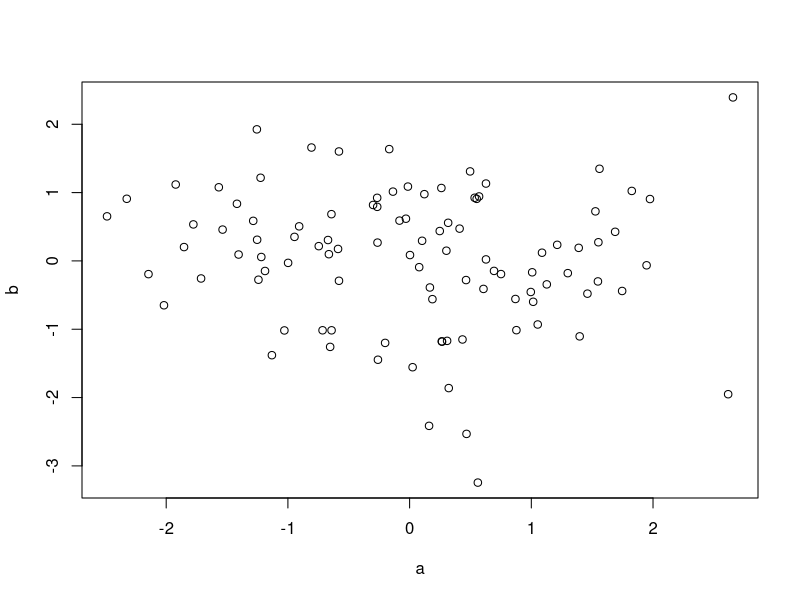

Generate this figure with R:
## ---- chunk 1
a <- rnorm(100)
b <- rnorm(100)

plot(a, b)
